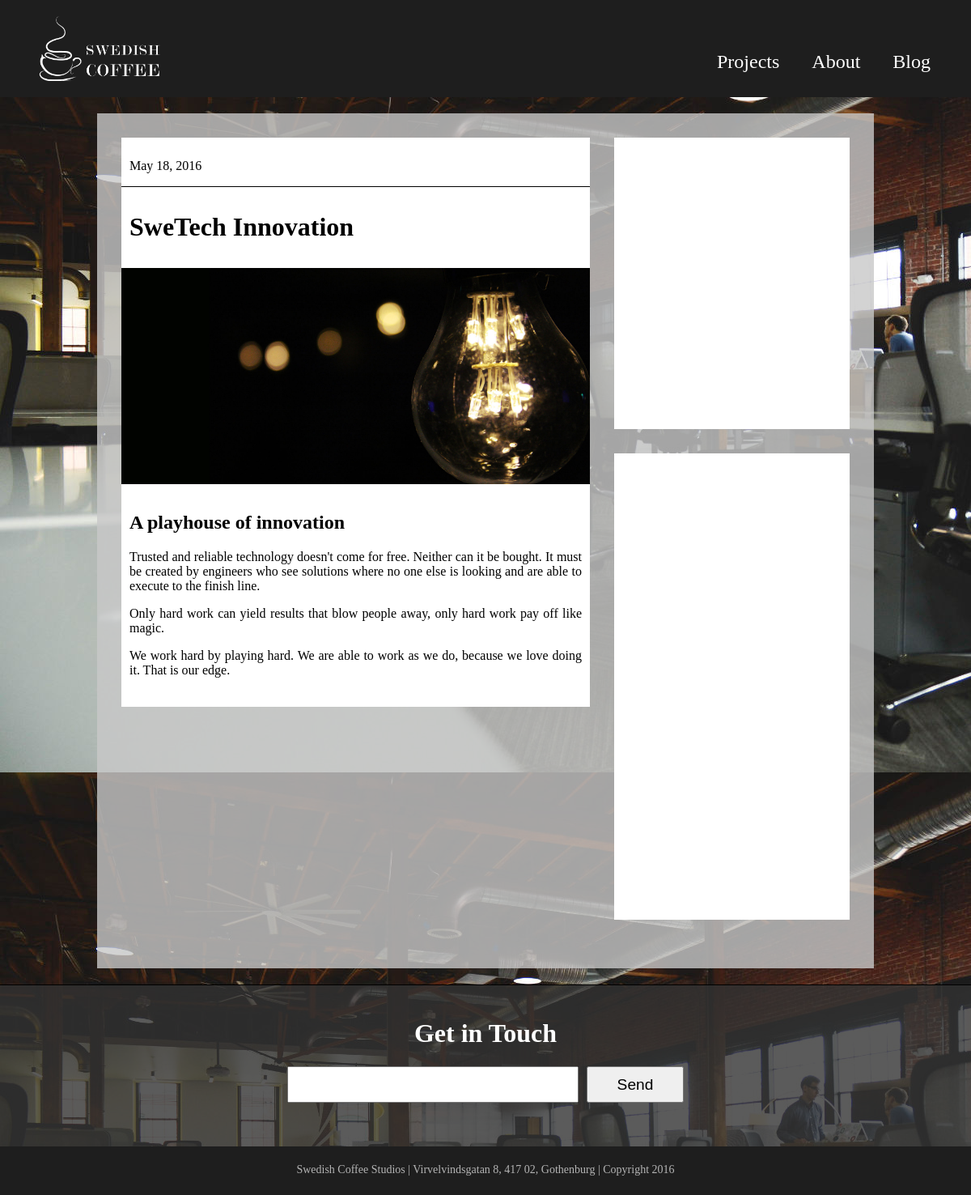
/blog/5/, run on the app's committed database.
### website/models.py (models this page shows, shortened)
class MenuItem(models.Model):
	page = models.ForeignKey(Page)

class Page(models.Model):
	title = models.CharField(max_length=100)
	url = models.CharField(max_length=100)

class Entry(models.Model):
	page = models.ForeignKey(Page)
	headline = models.CharField(max_length=100)
	body_text = models.TextField() #tinymce_models.HTMLField()
	pub_date = models.DateField()
	mod_date = models.DateField()
	authors = models.ManyToManyField(Author)
	nr_of_comments = models.IntegerField()
	imgUrl = models.TextField()

### website/views.py (the view)
# urls.py: url(r'^blog/(?P<pk>[0-9]+)/', views.blogEntry, name="blogEntry"),
def blogEntry(request, pk):
	entry = get_object_or_404(Entry, id=pk)
	return render(request, "website/blogEntry.html", {**{
			"entry":entry
		}, **baseContext})

### website/forms.py
class EmailForm(forms.Form):
    your_email = forms.EmailField(label="",)

### website/templates/website/blogEntry.html
{% extends "website/base.html" %}
{% load staticfiles %}
{% block container %}
	<div class="blogPlate">
		<div class="blogEntry">
			<div class="blogEntryPiece">
				<div class="date">
					<p>{{ entry.pub_date }} </p>
				</div>
				<div class ="entryHeadline">
					<h1>
						{{ entry.headline }}
					</h1>
				</div>
				<div class="entryImg">
					<img src="{% static entry.imgUrl %}">
				</div>
				<div class="entryText">
						{{ entry.body_text|safe}}
				</div>
			</div>
		</div>
		<div class="blogInfo">
			<div>
				<br><br><br><br>
				<br><br><br><br>
				<br><br><br><br>
				<br><br><br><br>
				<br><br><br><br>
			</div>
			<div>
				<br><br><br><br>
				<br><br><br><br>
				<br><br><br><br>
				<br><br><br><br>
				<br><br><br><br>
				<br><br><br><br>
				<br><br><br><br>
				<br><br><br><br>
			</div>
		</div>
	</div>
{% endblock %}

### website/templates/website/header.html (shortened to what this page needs)
{% block header %}
{% load staticfiles %}
	<div class="header">
		    <div class="logo">
		    	<a href="{% url 'website:index' %}">
		        	<img src="{% static logoPath %}">
		        </a>
		    </div>
	    <nav id="menu">
		    <ul>
			    {% for item in menu %}
			        <li>
			        	<a href="{% url item.page.url %}"> {{ item.page.title }} </a>
		        	</li>
			    {% endfor %}
			</ul>
	    </nav>
	</div>
{% endblock %}

### website/static/website/style.css (style rules this page uses)
* { -webkit-box-sizing: border-box; -moz-box-sizing: border-box; box-sizing: border-box; }
body { margin:0px; padding: 0px; }
.header { position: fixed; top:0px; left: 0px; width:100%; background-color: rgb(30,30,30); height: 120px; z-index: 10; margin:0px; }
.logo { position:relative; top:20px; height:80px; margin:0px; }
.logo img { height:100%; width:auto; }
nav { width: 100%; height: 200px; background-color:rgb(30,30,30); position: fixed; z-index: 5; -webkit-transform: translate(0,-300px); transform: translate(0, -300px); transition: transform 0.3s ease; }
nav li { text-decoration: none; display:block; text-align:center; margin:20px; margin-right:30px; margin-left:10px; padding:0px; list-style-type:none; }
nav a { color:white; text-decoration: none; font-size: 1.5em; }
.blogPlate { margin-left:auto; margin-right:auto; margin-bottom:20px; width:100%; background-color:rgba(200,200,200,0.8); display:flex; flex-wrap: wrap; }
.blogEntry { margin:30px; width:calc(100% - 60px); }
.blogEntryPiece { margin:0px; padding-top:10px; padding-bottom:10px; margin-bottom: 30px; width:100%; background-color: white; }
.blogInfo { margin:30px; width:calc(100% - 60px); }
.blogInfo div { margin:0px; margin-bottom:30px; background-color: white; width:100%; }
.date { width:100%; padding-left:10px; border-bottom: 1px solid black; }
.entryImg { width:100%; order:2; }
.entryImg img { width:100%; }
.entryHeadline { padding:10px; width:100%; order:1; }
.entryText { padding:10px; text-align: justify; width: 100%; order:3; }
.emailFooter input { width: 30%; height:45px; margin:0px; padding:10px; font-size: 1.2em; }
@media screen and (min-width: 426px) { .logo img { margin-left:40px; } }
@media screen and (min-width: 769px) { nav { text-align: right; width: auto; height: auto; position: absolute; -webkit-transform: translate(0,0); transform: translate(0, 0); right:20px; bottom:10px; } }
@media screen and (min-width: 769px) { nav li { display: inline; float:left; } }
@media screen and (min-width: 769px) { .blogPlate { width:75%; } }
@media screen and (min-width: 1025px) { .blogPlate { width:80%; } }
@media screen and (min-width: 1025px) { .blogEntry { width:calc(65% - 45px); margin-right:15px; } }
@media screen and (min-width: 1025px) { .blogInfo { width:calc(35% - 45px); margin-left:15px; } }

### data on the page
MenuItem: page "Projects"
MenuItem: page "About"
MenuItem: page "Blog"
Entry: pub_date "May 18, 2016", headline "SweTech Innovation", imgUrl (picture), body_text "A playhouse of innovation Trusted and reliable technology doesn't come for free. Neither can it be bought. It must be created by engineers who see solutions where no one else is looking and are able to execute to the finish line. Only hard work can yield results that blow people away, only hard work pay off like magic. We work hard by playing hard. We are able to work as we do, because we love doing it. That is our edge."
